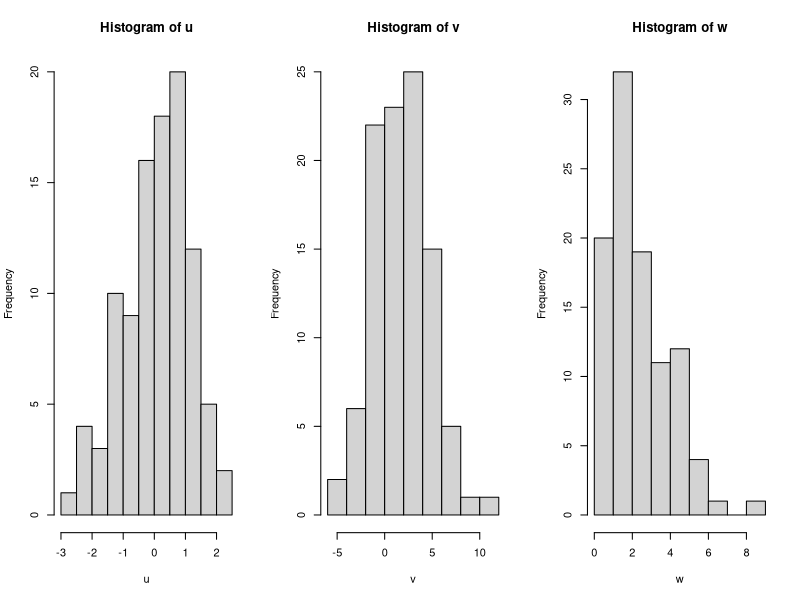

R code for this plot:
## ---- chunk 1
knitr::opts_chunk$set(echo = FALSE)
## ---- chunk 2
u = 1:5
print(u); mode(u); length(u)
## ---- chunk 3
v = c("a","b","c")
print(v); mode(v); length(v)
## ---- chunk 4
w = c(T,F)
print(w); mode(w); length(w)
## ---- chunk 5
u = c(1, 2, 3)
v = c("a","b","c")
w = c(T,F)
print(u); print(v); print(w);
## ---- chunk 6
u = letters
v = LETTERS
u[3]
v[c(1,2,4)]
## ---- chunk 7
u = sample(1:10)
v = sample(1:10, 3)
w = sample(1:2, 5, replace = T)
x = sample(c(1, 2, 3, 4), 3, prob = c(0.1, 0.2, 0.6, 0.1))
print(u); print(v); print(w); print(x);
## ---- chunk 8
u = rnorm(100) # normal distribution with parameters 0 and 1
v = rnorm(100, 2, 3) # normal distribution with parameters 2 and 3
w = rpois(100, 3) # Poisson distribution with parameter 3
par(mfrow = c(1,3)); hist(u); hist(v); hist(w); # plot histograms
## ---- chunk 9
v1 = 1:2; v2 = c(T, F)
w = identical(v1, v2) # for all mode vectors
x = all.equal(v1, v2) # for numeric vectors
v2 = as.numeric(v2) # converts to numeric
print(w); print(x);
all.equal(v1, v2)
## ---- chunk 10
x1 = 0:2
x2 = c("a", "b", "c")
paste(x1, x2)
paste0(x1, x2)
## ---- chunk 11
v = -3:2
v[3]
a = c(4,6)
v[a]
## ---- chunk 12
v = -3:2
l=c(F, F, F,F,T,T); v[l] 
l = v > 0; v[l]
## ---- chunk 13
v = -3:2
l = which(v > 0); v[l]
## ---- chunk 14
v = -3:2
w = v[-4]
w
## ---- chunk 15
v = 1:2; w = 1:4; v + w;
## ---- chunk 16
v = 1:2; is.logical(v); is.numeric(v)
## ---- chunk 17
u = c("1", "d", "T"); as.numeric(u)
v = 0:2; as.logical(v)
w = 1:3; as.character(w)
## ---- chunk 18
factor(1:4) 
factor(letters[c(1,3,4)], levels=c("a","b","c","d"))
## ---- chunk 19
factor(letters[c(1,3,4)], levels=c("a","b","c"))
## ---- chunk 20
factor(1:3); factor(1:3, levels=1:5) 
## ---- chunk 21
factor(1:3, exclude=2); factor(1:3, labels=c("a", "b", "c"))
x=1:3; is.factor(x); as.factor(x)
## ---- chunk 22
v=1:10; cut(v, breaks=2)
cut(v, breaks=c(1,5.5,10))
